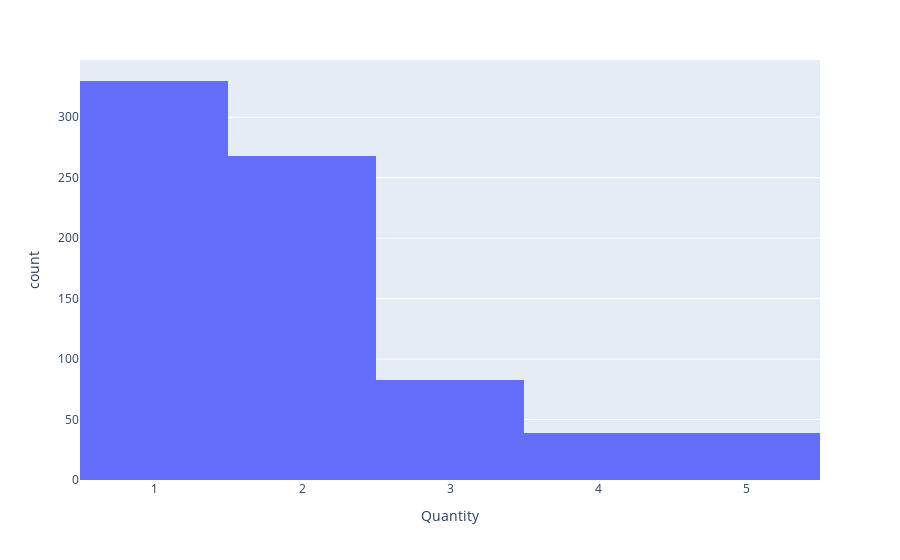

Source (notebook cell):
### Code cell
fig5 = px.histogram(df, x=df['Quantity'])
fig5.show()

### Figure 1 — Plotly figure (JSON) as saved in the notebook; plotly's stock layout.template omitted (floating-point values rounded to 4 significant figures; data arrays with more than 128 entries replaced by an {"elided": "..."} marker saying what was removed)
{"data": [{"alignmentgroup": "True", "bingroup": "x", "hovertemplate": "Quantity=%{x}<br>count=%{y}<extra></extra>", "legendgroup": "", "marker": {"color": "#636efa", "pattern": {"shape": ""}}, "name": "", "offsetgroup": "", "orientation": "v", "showlegend": false, "type": "histogram", "x": {"elided": "759 int values"}, "xaxis": "x", "yaxis": "y"}], "layout": {"barmode": "relative", "legend": {"tracegroupgap": 0}, "margin": {"t": 60}, "xaxis": {"anchor": "y", "domain": [0, 1], "title": {"text": "Quantity"}}, "yaxis": {"anchor": "x", "domain": [0, 1], "title": {"text": "count"}}}}
